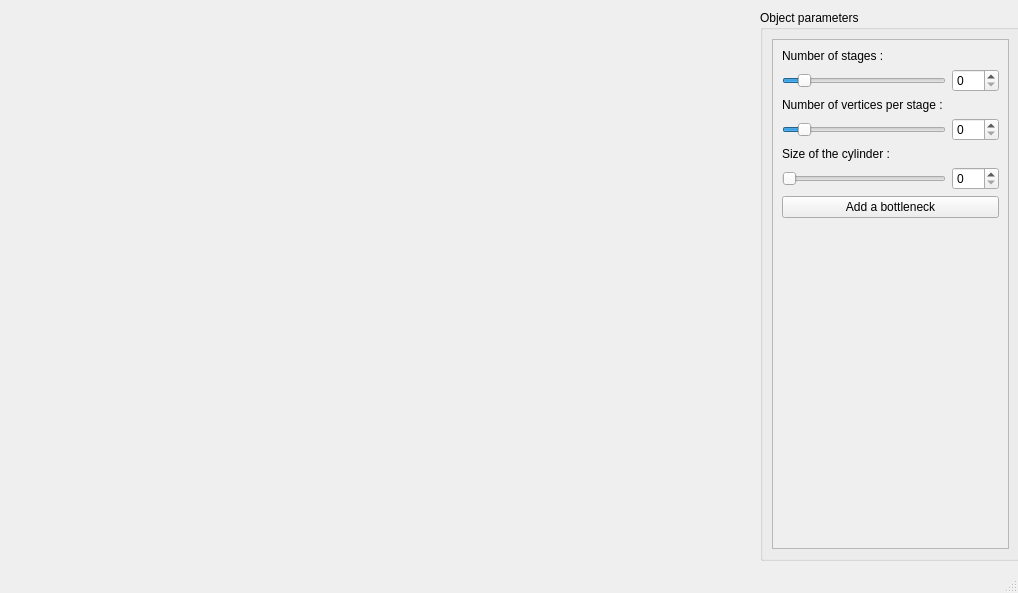
<?xml version="1.0" encoding="UTF-8"?>
<ui version="4.0">
 <class>MainWindow</class>
 <widget class="QMainWindow" name="MainWindow">
  <property name="geometry">
   <rect>
    <x>0</x>
    <y>0</y>
    <width>1018</width>
    <height>593</height>
   </rect>
  </property>
  <property name="windowTitle">
   <string>MainWindow</string>
  </property>
  <widget class="QWidget" name="centralwidget">
   <widget class="MainWidget" name="GLWidget" native="true">
    <property name="geometry">
     <rect>
      <x>0</x>
      <y>0</y>
      <width>751</width>
      <height>571</height>
     </rect>
    </property>
   </widget>
   <widget class="QGroupBox" name="objectParametersGroupBox">
    <property name="geometry">
     <rect>
      <x>760</x>
      <y>10</y>
      <width>261</width>
      <height>551</height>
     </rect>
    </property>
    <property name="title">
     <string>Object parameters</string>
    </property>
    <layout class="QVBoxLayout" name="objectParametersLayout">
     <property name="spacing">
      <number>8</number>
     </property>
     <item>
      <widget class="QScrollArea" name="scrollArea_2">
       <property name="widgetResizable">
        <bool>true</bool>
       </property>
       <widget class="QWidget" name="scrollAreaWidgetContents_2">
        <property name="geometry">
         <rect>
          <x>0</x>
          <y>0</y>
          <width>239</width>
          <height>516</height>
         </rect>
        </property>
        <layout class="QVBoxLayout" name="scrollLayout">
         <item>
          <layout class="QGridLayout" name="generalParametersGridLayout">
           <property name="sizeConstraint">
            <enum>QLayout::SetDefaultConstraint</enum>
           </property>
           <item row="2" column="0">
            <widget class="QLabel" name="nbOfStagesSliderLabel">
             <property name="sizePolicy">
              <sizepolicy hsizetype="Preferred" vsizetype="Preferred">
               <horstretch>0</horstretch>
               <verstretch>0</verstretch>
              </sizepolicy>
             </property>
             <property name="minimumSize">
              <size>
               <width>0</width>
               <height>0</height>
              </size>
             </property>
             <property name="text">
              <string>Number of vertices per stage :</string>
             </property>
             <property name="wordWrap">
              <bool>false</bool>
             </property>
            </widget>
           </item>
           <item row="5" column="2">
            <widget class="QSpinBox" name="cylinderSizeSpinBox">
             <property name="maximum">
              <number>100</number>
             </property>
            </widget>
           </item>
           <item row="0" column="0">
            <widget class="QLabel" name="verticesPerStageSliderLabel">
             <property name="enabled">
              <bool>true</bool>
             </property>
             <property name="sizePolicy">
              <sizepolicy hsizetype="Preferred" vsizetype="Preferred">
               <horstretch>0</horstretch>
               <verstretch>0</verstretch>
              </sizepolicy>
             </property>
             <property name="frameShape">
              <enum>QFrame::NoFrame</enum>
             </property>
             <property name="text">
              <string>Number of stages :</string>
             </property>
             <property name="scaledContents">
              <bool>false</bool>
             </property>
             <property name="wordWrap">
              <bool>false</bool>
             </property>
            </widget>
           </item>
           <item row="5" column="0">
            <widget class="QSlider" name="cylinderSizeSlider">
             <property name="maximum">
              <number>100</number>
             </property>
             <property name="orientation">
              <enum>Qt::Horizontal</enum>
             </property>
            </widget>
           </item>
           <item row="3" column="2">
            <widget class="QSpinBox" name="verticesPerStageSpinBox">
             <property name="maximum">
              <number>100</number>
             </property>
            </widget>
           </item>
           <item row="1" column="0">
            <widget class="QSlider" name="nbOfStagesSlider">
             <property name="maximum">
              <number>100</number>
             </property>
             <property name="value">
              <number>10</number>
             </property>
             <property name="orientation">
              <enum>Qt::Horizontal</enum>
             </property>
            </widget>
           </item>
           <item row="3" column="0">
            <widget class="QSlider" name="verticesPerStageSlider">
             <property name="maximum">
              <number>100</number>
             </property>
             <property name="value">
              <number>10</number>
             </property>
             <property name="orientation">
              <enum>Qt::Horizontal</enum>
             </property>
            </widget>
           </item>
           <item row="1" column="2">
            <widget class="QSpinBox" name="nbOfStagesSpinBox">
             <property name="autoFillBackground">
              <bool>false</bool>
             </property>
             <property name="maximum">
              <number>100</number>
             </property>
            </widget>
           </item>
           <item row="4" column="0">
            <widget class="QLabel" name="cylinderSizeLabel">
             <property name="text">
              <string>Size of the cylinder :</string>
             </property>
            </widget>
           </item>
          </layout>
         </item>
         <item>
          <widget class="QPushButton" name="addBottleneckButton">
           <property name="text">
            <string>Add a bottleneck</string>
           </property>
          </widget>
         </item>
         <item>
          <spacer name="verticalSpacer">
           <property name="orientation">
            <enum>Qt::Vertical</enum>
           </property>
           <property name="sizeHint" stdset="0">
            <size>
             <width>20</width>
             <height>40</height>
            </size>
           </property>
          </spacer>
         </item>
        </layout>
       </widget>
      </widget>
     </item>
    </layout>
   </widget>
  </widget>
  <widget class="QMenuBar" name="menubar">
   <property name="geometry">
    <rect>
     <x>0</x>
     <y>0</y>
     <width>1018</width>
     <height>21</height>
    </rect>
   </property>
  </widget>
  <widget class="QStatusBar" name="statusbar"/>
 </widget>
 <customwidgets>
  <customwidget>
   <class>MainWidget</class>
   <extends>QWidget</extends>
   <header>src/mainwidget.h</header>
   <container>1</container>
  </customwidget>
 </customwidgets>
 <resources/>
 <connections/>
</ui>
